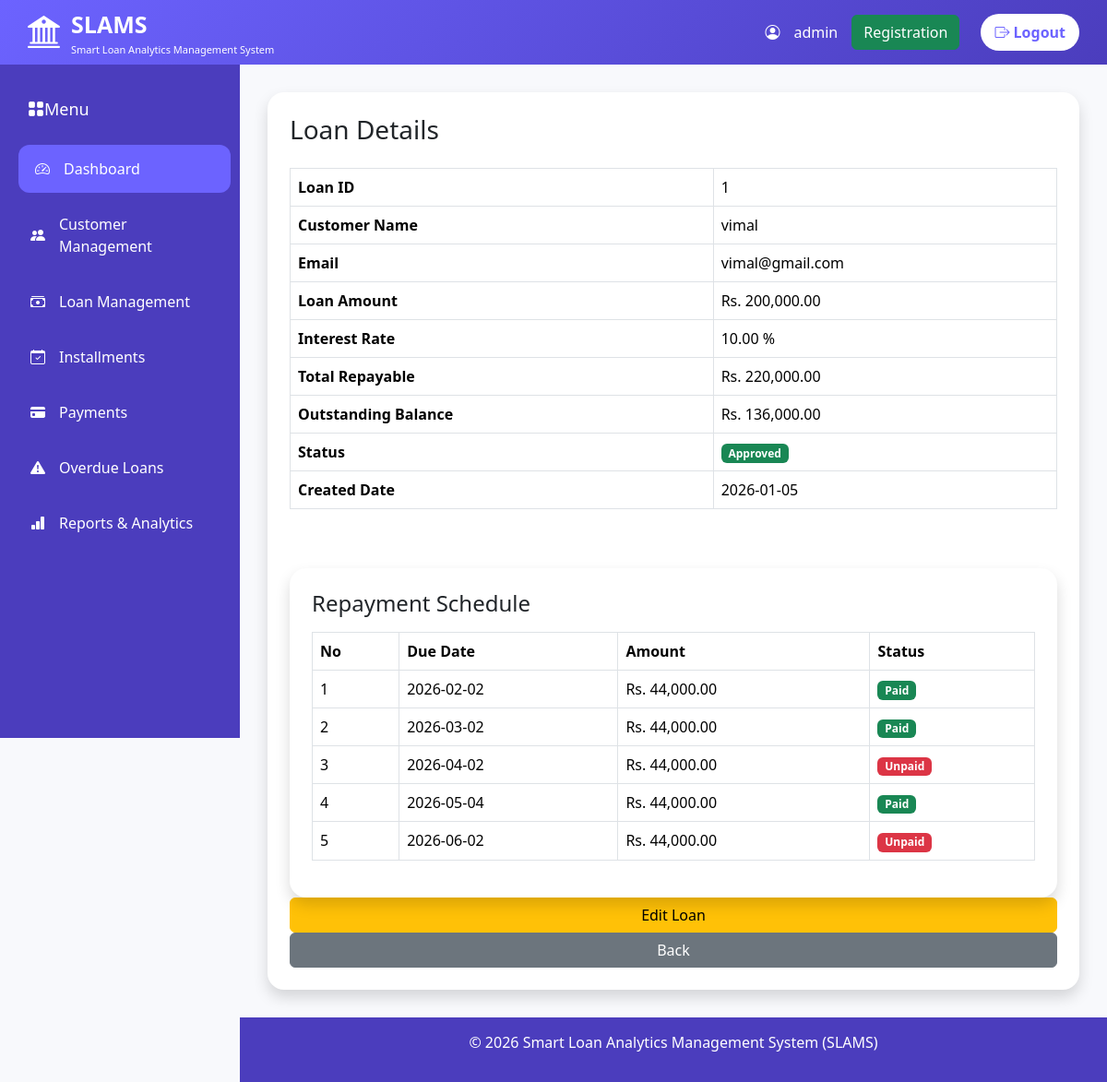
Screenshot of /loans/loan_details.php?id=1 (signed in) with the database file from the repository.
### tables this page shows
CREATE TABLE `loans` (
  `id` int(11) NOT NULL,
  `customer_id` int(11) DEFAULT NULL,
  `amount` decimal(10,2) DEFAULT NULL,
  `interest_rate` decimal(5,2) DEFAULT NULL,
  `status` varchar(20) DEFAULT 'pending',
  `total_repayable` decimal(10,2) DEFAULT 0.00,
  `outstanding_balance` decimal(10,2) DEFAULT 0.00,
  `created_at` date DEFAULT NULL
);

CREATE TABLE `users` (
  `id` int(11) NOT NULL,
  `name` varchar(100) DEFAULT NULL,
  `email` varchar(100) DEFAULT NULL,
  `password` varchar(255) DEFAULT NULL,
  `role` enum('admin','customer') DEFAULT 'customer'
);

CREATE TABLE `installments` (
  `id` int(11) NOT NULL,
  `installment_no` int(11) DEFAULT NULL,
  `loan_id` int(11) DEFAULT NULL,
  `due_date` date DEFAULT NULL,
  `amount` decimal(10,2) DEFAULT NULL,
  `status` varchar(20) DEFAULT 'unpaid'
);

### loans/loan_details.php (the view, shortened to what this page needs)
<?php
include "../config/auth.php";
include "../includes/header.php";
include "../includes/navbar.php";
include "../includes/sidebar.php";
$id = $_GET['id'];
$sql = "SELECT loans.*,
users.name,
users.email
FROM loans
INNER JOIN customers
ON loans.customer_id = customers.id
INNER JOIN users
ON customers.user_id = users.id
WHERE loans.id=?";
$stmt = $conn->prepare($sql);
$stmt->bind_param("i",$id);
$stmt->execute();
$result = $stmt->get_result();
$loan = $result->fetch_assoc();
?>
<div class="content">
<div class="card shadow p-4">
<h3 class="mb-4">
Loan Details
</h3>
<table class="table table-bordered">
<tr>
<th>Loan ID</th>
<td>
<?= $loan['id']; ?>
</td>
</tr>
<tr>
<th>Customer Name</th>
<td>
<?= $loan['name']; ?>
</td>
</tr>
<tr>
<th>Email</th>
<td>
<?= $loan['email']; ?>
</td>
</tr>
<tr>
<th>Loan Amount</th>
<td>
Rs. <?= number_format($loan['amount'],2); ?>
</td>
</tr>
<tr>
<th>Interest Rate</th>
<td>
<?= $loan['interest_rate']; ?> %
</td>
</tr>
<tr>
<th>Total Repayable</th>
<td>
Rs. <?= number_format($loan['total_repayable'],2); ?>
</td>
</tr>
<tr>
<th>Outstanding Balance</th>
<td>
Rs. <?= number_format($loan['outstanding_balance'],2); ?>
</td>
</tr>
<tr>
<th>Status</th>
<td>
<?php
if($loan['status']=="Approved"){
echo "<span class='badge bg-success'>Approved</span>";
}
elseif($loan['status']=="Rejected"){
echo "<span class='badge bg-danger'>Rejected</span>";
}
else{
echo "<span class='badge bg-warning text-dark'>Pending</span>";
}
?>
</td>
</tr>
<tr>
<th>Created Date</th>
<td>
<?= $loan['created_at']; ?>
</td>
</tr>
</table>
<br>
<div class="card shadow p-4 mt-4">
<h4 class="mb-3">
Repayment Schedule
</h4>
<table class="table table-bordered table-hover">
<thead>
<tr>
<th>No</th>
<th>Due Date</th>
<th>Amount</th>
<th>Status</th>
</tr>
</thead>
<tbody>
<?php
$installments = $conn->query("
SELECT *
FROM installments
WHERE loan_id='$id'
ORDER BY installment_no ASC
");
if($installments && $installments->num_rows > 0){
while($row = $installments->fetch_assoc()){
?>
<tr>
<td>
<?= $row['installment_no']; ?>
</td>
<td>
<?= $row['due_date']; ?>
</td>
<td>
Rs. <?= number_format($row['amount'],2); ?>
</td>
<td>
<?php
if($row['status']=="Paid"){
echo "
<span class='badge bg-success'>
Paid
</span>
";
}
else{
echo "
<span class='badge bg-danger'>
Unpaid
</span>
";
}
?>
</td>
</tr>
<?php
}
}
?>
</tbody>
</table>
</div>
<a href="edit_loan.php?id=<?php echo $loan['id']; ?>"
class="btn btn-warning">
Edit Loan
</a>
<a href="loan_list.php"
class="btn btn-secondary">
Back
</a>
</div>
</div>
<?php
include "../includes/footer.php";
?>

### assets/css/style.css (style rules this page uses)
* { box-sizing:border-box; }
body { margin:0; font-family:Arial, sans-serif sans-serif; background:#f5f3ff; }
* { margin:0; padding:0; box-sizing:border-box; }
body { background:#F8F9FC; font-family:'Segoe UI',sans-serif; }
.content { margin-left:260px; padding:100px 30px 30px; }
.card { border:none; border-radius:18px; box-shadow:0 10px 25px rgba(0,0,0,0.08); }
.table thead { background:#6C63FF; color:white; }

### rows the page displays
loans: id "1", users.name "vimal", users.email "vimal@gmail.com", amount "200,000.00", interest_rate "10.00", total_repayable "220,000.00", outstanding_balance "136,000.00", created_at "2026-01-05"
installments: installment_no "1", due_date "2026-02-02", amount "44,000.00", status "Paid"
installments: installment_no "2", due_date "2026-03-02", amount "44,000.00", status "Paid"
installments: installment_no "3", due_date "2026-04-02", amount "44,000.00", status "Unpaid"
installments: installment_no "4", due_date "2026-05-04", amount "44,000.00", status "Paid"
installments: installment_no "5", due_date "2026-06-02", amount "44,000.00", status "Unpaid"

### other values shown
$_SESSION['name'] "admin"
